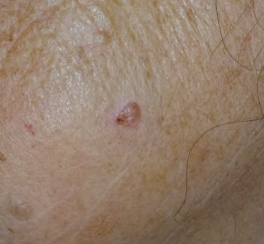
#> input picture notebooks/data_for_test/carcinome-1.PNG, 264 x 244 px; its folder holds only this picture in this run
$ jupyter execute smart2derma.ipynb   (shell and % lines are left out)   (older library calls are emulated)
#> lines starting #> are read from the running program, lines starting #| are printed output that depends on the picture
#> further down, img is the input picture: shape (244, 264, 3); mean B, G, R 107, 125.4, 147.8
# SMARTPHONE TO DERMATOSCOPE

Smartphones and dermatoscopes can both take pictures of skin, but they’re not playing in the same league. Here’s the breakdown in a chill, straightforward way:

## 📱 Smartphone

General-purpose camera – good for everyday photos, not optimized for skin structures.
Lighting – uses regular LED flash; not polarized, not consistent.
Magnification – digital zoom (basically cropping the image), so fine details get lost.
Image quality – depends on the model, but still limited for medical diagnosis.
Use case – casual tracking of a mole, sharing a photo with your dermatologist, teledermatology screening.

## 🔍 Dermatoscope

Specialized medical tool designed specifically for skin lesion examination.
Optics – true optical magnification (usually 10×) with high precision.
Lighting – polarized or non-polarized LED rings to remove reflection and reveal subsurface structures.
Detail level – shows pigment networks, vascular patterns, and other micro-features you’d never see with a phone alone.
Image consistency – standardised images that dermatologists trust for diagnosis and monitoring changes over time.
Use case – professional diagnosis, melanoma detection, clinical documentation.

## 📱➕🔍 Smartphone + Dermatoscope Adapters

There are dermatoscope lenses designed to clip onto a phone. These combine the convenience of a smartphone with dermatoscope-level lighting and magnification. Super handy for teledermatology or research.

# HAM10000

Here are the key facts and considerations about the HAM10000 dataset.

## 🧐 What it is

- HAM10000 stands for “Human Against Machine with 10000 training images”.
- It is a large collection of 10 015 dermatoscopic images of pigmented skin lesions, collected from multiple sources (Vienna, Austria and Queensland, Australia) over ~20 years.
-It covers a variety of lesion types (not just melanomas and nevi) — 7 diagnostic categories including melanocytic nevi (NV), melanoma (MEL), basal cell carcinoma (BCC), actinic keratoses / intraepithelial carcinoma (AKIEC), benign keratosis-like lesions (BKL), dermatofibroma (DF), vascular lesions (VASC).
- More than 50% of the lesions have histopathologic confirmation; the remainder follow-up or expert consensus.
- It is publicly available via the International Skin Imaging Collaboration (ISIC) archive under a research licence.

## 🎯 Why it's useful

- Because of its size, diversity (multiple populations, modalities) and variety of diagnostic classes, HAM10000 is a benchmark dataset for machine learning in skin lesion classification/detection.
- Many research papers have used HAM10000 for training and evaluation of CNNs, transfer learning, segmentation tasks, etc.

## ⚠️ Limitations and things to watch

- Although large, HAM10000 still has class imbalance (some lesion types are far more common than others) and bias in skin types and acquisition settings. For example: a recent study identified racial/skin tone bias in dermoscopy repositories (including HAM10000) because many images come from lighter skin types.
Wiley Online Library
- Because images were collected under dermoscopic conditions, they may not represent smartphone/clinical camera images; so if your target application is smartphone images, you may face domain mismatch.
- Metadata: although there is metadata (age, sex, site, diagnosis_confirm_type, etc.), some details of imaging conditions, zoom, exact dermoscope device, illumination may be missing or heterogeneous. E.g., “Zoom level can immensely affect the analysis… Since we have no information about it in the data …”
- As with any dataset, the ground truth is not perfect (in-vivo confocal, follow-up or expert consensus replaces biopsy sometimes) so one must be cautious when reporting performance.

## 🖼 Image Characteristics

- All images are dermoscopic, not smartphone.
- Size: roughly 450×600 px, JPEG.
- Mixed acquisition devices (several dermatoscopes, polarized / non-polarized).
- Colors are fairly consistent compared to smartphone pics but still show some variability (lighting, zoom, immersion fluid).

## 📊 HAM10000 — Class Distribution with Risk Levels

| Label | Meaning                                                             | Count | Risk Level |
|-------|----------------------------------------------------------------------|-------|------------|
| **NV**   | Melanocytic nevi                                                    | 6 705 | **Benign** |
| **MEL**  | Melanoma                                                            | 1 113 | **High-risk** |
| **BKL**  | Benign keratosis-like lesions (seborrheic keratosis, solar lentigo) | 1 099 | **Benign** |
| **AKIEC**| Actinic keratoses / intraepithelial carcinoma (Bowen’s disease)     | 327   | **Risky** (premalignant) |
| **BCC**  | Basal cell carcinoma                                                | 514   | **High-risk** (malignant but low metastatic risk) |
| **DF**   | Dermatofibroma                                                      | 115   | **Benign** |
| **VASC** | Vascular lesions (angiomas, hematomas, angiokeratomas)              | 142   | **Benign** |

The dataset is highly unbalanced.

## 📸 Can we transform a classic image into a dermatoscope image ?

It is possible to simulate a “dermoscopic” effect, but be careful:

This is only a visual effect. It does not provide any real dermoscopic diagnostic information and should not be used to make medical decisions under any circumstances.

## 🧰 How to do this, with what tools

We can use OpenCV for Python library (cv2)
https://docs.opencv.org/4.x/d6/d00/tutorial_py_root.html

It’s one of the most widely used libraries for:
- reading and writing images
- image processing (blur, contrast, color conversions, filters…)
- video processing
- drawing shapes, applying masks
- computer vision tasks (object detection, feature extraction, etc.)

How install OpenCV : pip install opencv-python

## ✨ We can use CLAHE functions.

**CLAHE** stands for **Contrast Limited Adaptive Histogram Equalization**.
It is an image-processing technique used to **enhance local contrast** while avoiding the excessive amplification of noise.

---

### 🔍 Why use CLAHE?

CLAHE makes small structures easier to see, especially in medical or low-contrast images.
It is useful for highlighting:

- pigment networks
- lesion borders
- subtle textures
- color variations

This makes it particularly relevant in dermoscopy or any task requiring fine detail visibility.

---

### 🧠 How CLAHE works

1. **Adaptive:**
   The image is divided into small tiles (e.g., 8×8).
   Each tile is enhanced independently.

2. **Histogram Equalization:**
   Each tile gets its own histogram adjustment, improving local contrast.

3. **Contrast Limited:**
   CLAHE clips the histogram using a *clip limit* to prevent over-contrasting and noise amplification.
   This is the "CL" in *Contrast Limited*.

---

### 🛠 CLAHE in OpenCV

```python
clahe = cv2.createCLAHE(clipLimit=2.0, tileGridSize=(8, 8))
L_eq = clahe.apply(L_channel)

## 🧩 Coding proposal for the image transformation function

### 📉 Graphical view of `smartphone_to_ham_like` pipeline

You can see the transformation steps as a simple processing pipeline:

```mermaid
flowchart LR
    A[📱 Input image<br>(BGR smartphone photo)] --> B[🔲 crop_center_square<br>Center crop to square]
    B --> C[📏 resize_image<br>Resize to out_size × out_size]
    C --> D[✨ apply_clahe_lab<br>Local contrast enhancement (CLAHE in LAB)]
    D --> E[🎯 apply_bilateral_filter<br>Edge-preserving smoothing]
    E --> F[🎨 boost_hsv<br>Increase saturation + brightness (HSV)]
    F --> G[📊 Output HAM-like image]
```

---

#### 🔁 Step-by-step summary

| Step | Function               | Role                                             | Input shape                  | Output shape                 |
|------|------------------------|--------------------------------------------------|------------------------------|------------------------------|
| 1    | `crop_center_square`   | Take the central square from the original image | `(H, W, 3)`                  | `(min(H, W), min(H, W), 3)` |
| 2    | `resize_image`         | Resize to a fixed square size                    | square image                 | `(out_size, out_size, 3)`   |
| 3    | `apply_clahe_lab`      | Improve local contrast in LAB color space        | `(out_size, out_size, 3)`    | same                        |
| 4    | `apply_bilateral_filter` | Smooth noise while preserving edges            | `(out_size, out_size, 3)`    | same                        |
| 5    | `boost_hsv`            | Boost saturation and brightness in HSV          | `(out_size, out_size, 3)`    | same                        |

The function `smartphone_to_ham_like` just chains these steps:

```
Input image
    → crop_center_square
    → resize_image
    → apply_clahe_lab
    → apply_bilateral_filter
    → boost_hsv
    → Output HAM-like image
```

[cell 1]
import cv2
import numpy as np


def crop_center_square(img: np.ndarray) -> np.ndarray:
    """
    Crop an image to a centered square based on its shortest side.

    Args:
        img (np.ndarray): Input BGR image.

    Returns:
        np.ndarray: Center-cropped square image.
    """
    height, width = img.shape[:2]
    side = min(height, width)
    y0 = (height - side) // 2
    x0 = (width - side) // 2
    return img[y0:y0 + side, x0:x0 + side].copy()


def resize_image(img: np.ndarray, out_size: int) -> np.ndarray:
    """
    Resize an image to a square of size (out_size × out_size)
    using area interpolation (recommended for downscaling).

    Args:
        img (np.ndarray): Input BGR image.
        out_size (int): Target width/height in pixels.

    Returns:
        np.ndarray: Resized image.
    """
#> called with out_size = 300
    return cv2.resize(img, (out_size, out_size),
                      interpolation=cv2.INTER_AREA)
#> returned value: shape (300, 300, 3)


def apply_clahe_lab(img: np.ndarray,
                    clip_limit: float = 2.0,
                    tile_grid: tuple = (8, 8)) -> np.ndarray:
    """
    Apply local contrast enhancement using CLAHE on the L channel
    of the LAB color space.

    Args:
        img (np.ndarray): Input BGR image.
        clip_limit (float): Controls max contrast amplification.
        tile_grid (tuple): Size of local regions for equalization.

    Returns:
        np.ndarray: Contrast-enhanced image in BGR.
    """
#> called with clip_limit = 2, tile_grid = (8, 8)
    lab = cv2.cvtColor(img, cv2.COLOR_BGR2LAB)
#> lab: shape (300, 300, 3); mean of channels 0, 1, 2 138.6, 133.8, 141.3
    l_channel, a_channel, b_channel = cv2.split(lab)
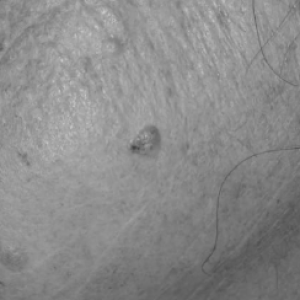
#> l_channel: shape (300, 300); min 66, max 199, mean 138.6
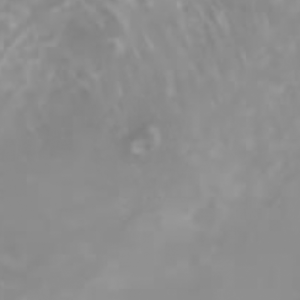
#> b_channel: shape (300, 300); min 127, max 157, mean 141.3

    clahe = cv2.createCLAHE(clipLimit=clip_limit,
                            tileGridSize=tile_grid)
    l_enhanced = clahe.apply(l_channel)
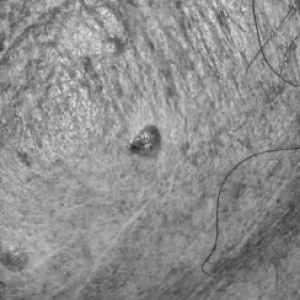
#> l_enhanced: shape (300, 300); min 43, max 225, mean 141.6

    lab_enhanced = cv2.merge((l_enhanced, a_channel, b_channel))
#> lab_enhanced: shape (300, 300, 3); mean of channels 0, 1, 2 141.6, 133.8, 141.3
    return cv2.cvtColor(lab_enhanced, cv2.COLOR_LAB2BGR)


def apply_bilateral_filter(
    img: np.ndarray,
    diameter: int = 9,
    sigma_color: float = 75,
    sigma_space: float = 75
) -> np.ndarray:
    """
    Apply a bilateral filter to reduce noise while preserving edges.

    This filter is different from Gaussian blur:
    - Gaussian blur smooths everything, including edges.
    - Bilateral filter smooths uniform regions (skin, background)
      *but keeps edges sharp* (lesion borders, hair structures).

    Args:
        img (np.ndarray): Input BGR image.
        diameter (int): Pixel neighborhood diameter.
        sigma_color (float): Filter sigma in color space.
        sigma_space (float): Filter sigma in spatial space.

    Returns:
        np.ndarray: Edge-preserving smoothed image.
    """
#> called with diameter = 9, sigma_color = 75, sigma_space = 75
    return cv2.bilateralFilter(
        img,
        d=diameter,
        sigmaColor=sigma_color,
        sigmaSpace=sigma_space
    )


def boost_hsv(
    img: np.ndarray,
    sat_factor: float = 1.2,
    val_factor: float = 1.05
) -> np.ndarray:
    """
    Increase saturation and brightness in HSV space
    while keeping hue unchanged.

    Args:
        img (np.ndarray): Input BGR image.
        sat_factor (float): Multiplicative factor for saturation.
        val_factor (float): Multiplicative factor for brightness.

    Returns:
        np.ndarray: Color-enhanced image in BGR.
    """
#> called with sat_factor = 1.2, val_factor = 1.05
    hsv = cv2.cvtColor(img, cv2.COLOR_BGR2HSV).astype(np.float32)
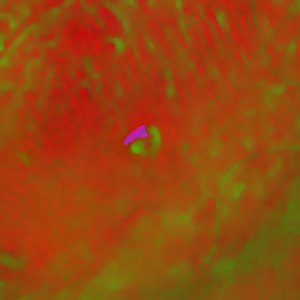
#> hsv: shape (300, 300, 3) float32; mean B, G, R 13.9, 70.7, 151.7
    h_channel, s_channel, v_channel = cv2.split(hsv)
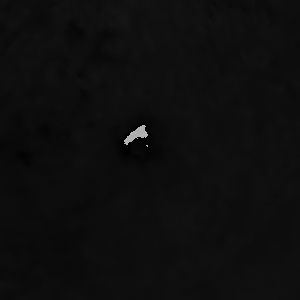
#> h_channel: shape (300, 300) float32; min 0, max 179, mean 13.9
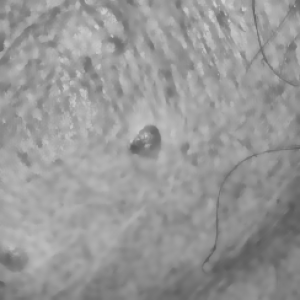
#> v_channel: shape (300, 300) float32; min 89, max 210, mean 151.7

    s_channel *= sat_factor
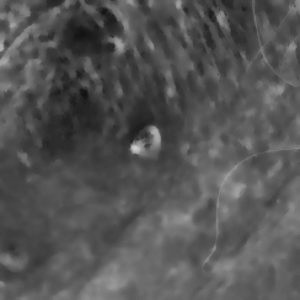
#> s_channel: shape (300, 300) float32; min 16.8, max 207.6, mean 84.9
    v_channel *= val_factor

    s_channel = np.clip(s_channel, 0, 255)
    v_channel = np.clip(v_channel, 0, 255)

    hsv_boosted = cv2.merge(
        (h_channel, s_channel, v_channel)
    ).astype(np.uint8)
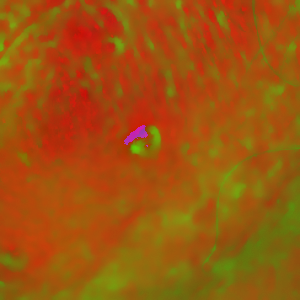
#> hsv_boosted: shape (300, 300, 3); mean B, G, R 13.9, 84.5, 158.8

    return cv2.cvtColor(hsv_boosted, cv2.COLOR_HSV2BGR)
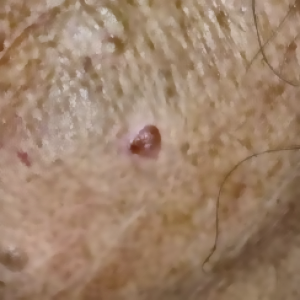
#> returned value: shape (300, 300, 3); mean B, G, R 107.1, 130.3, 158.8

def smartphone_to_ham_like(img: np.ndarray,
                           out_size: int = 512) -> np.ndarray:
    """
    Convert a smartphone image into a visually HAM10000-like version.
    This includes:
    - square cropping
    - resizing
    - contrast enhancement (CLAHE)
    - bilateral smoothing
    - HSV-based color/brightness boost

    Args:
        img (np.ndarray): Input BGR image.
        out_size (int): Output image size in pixels.

    Returns:
        np.ndarray: Processed BGR image.
    """
    img_cropped = crop_center_square(img)
    img_resized = resize_image(img_cropped, out_size)
    img_contrast = apply_clahe_lab(img_resized)
    img_smooth = apply_bilateral_filter(img_contrast)
    img_boosted = boost_hsv(img_smooth)
    return img_boosted

### 📚 Lexicon of OpenCV Functions Used

- **cv2.resize()**
  Resizes the image to a fixed output size (out_size × out_size).

- **cv2.cvtColor()**
  Converts between color spaces (BGR ↔ LAB ↔ HSV).
  Used for CLAHE (LAB) and color boosting (HSV).

- **cv2.split()**
  Splits the image into separate channels (L/A/B or H/S/V).

- **cv2.merge()**
  Merges multiple channels back into one image.

- **cv2.createCLAHE()**
  Creates a CLAHE algorithm for adaptive contrast enhancement.

- **clahe.apply()**
  Applies CLAHE to the L (luminance) channel.

- **cv2.bilateralFilter()**
  Smooths the image while preserving edges, giving a cleaner, more “optical” look.

## 🧩 Explanation of the function call `smartphone_to_ham_like(img, out_size=512)`

### Function signature
smartphone_to_ham_like(img: np.ndarray, out_size: int = 512) -> np.ndarray

## 1️⃣ Parameters

### 1. `img`
- Type: np.ndarray
- Description:
  The input image to be transformed. It must be a NumPy array in OpenCV BGR format.
- Shape: (H, W, 3)
- Purpose:
  Represents the smartphone photo you want to convert into a HAM10000-like dermoscopic image.

### 2. `out_size`
- Type: int
- Default: 512
- Description:
  Defines the final size of the output image.
  The output will be out_size × out_size pixels.
- Why it matters:
  Ensures compatibility with deep-learning input sizes (e.g. EfficientNet-B3 → 300).

## 2️⃣ Returned value
- Type: np.ndarray
- Shape: (out_size, out_size, 3)
- Format: BGR
- Meaning:
  The processed image visually adjusted to resemble a HAM10000 dermoscopic image.

## Final test

### 📊 Evaluation Pipeline — Side‑by‑Side Comparison + Analysis

This cell explains the evaluation code used to compare original smartphone images with HAM‑like transformed images.

It processes all PNG files in `data_for_test/`, displays:
- the original image
- the transformed image
- a textual analysis (contrast, saturation, smoothing)

---

### 🛠 Pipeline Overview

```mermaid
flowchart LR
    A[📁 Load PNG files<br>from data_for_test/] --> B[📥 cv2.imread<br>Load each image (BGR)]
    B --> C[🔄 smartphone_to_ham_like<br>Apply full preprocessing pipeline]
    C --> D[🧮 describe_changes<br>Compute metrics]
    D --> E[📊 Display results<br>3‑column grid]
```

---

### 🧠 What each block does

#### 🔹 1. Loading images
```python
img = cv2.imread(path)
```
- Reads a PNG file
- Returns a NumPy array `(H, W, 3)`
- Color format: **BGR** (OpenCV default)
- Stored in `imgs_original`

---

#### 🔹 2. Transformation
```python
transformed = smartphone_to_ham_like(img, out_size=300)
```
Applies your full pipeline:
- crop → resize → CLAHE → smoothing → HSV boost
- Output stored in `imgs_transformed`

---

#### 🔹 3. Analysis
`describe_changes(original, transformed)` computes:

| Metric | How it is computed | Meaning |
|--------|--------------------|---------|
| Size | `shape` | Ensures resize is correct |
| Contrast | `std()` | Higher std → more contrast |
| Saturation | Mean of HSV S channel | Detects color boost |
| Noise/Edges | `Laplacian(...).var()` | Lower variance → more smoothing |

---

#### 🔹 4. Display
A grid of **three columns × N rows**:

| Original | Transformed | Analysis |
|----------|-------------|----------|

Uses:
```python
plt.imshow(cv2.cvtColor(img, cv2.COLOR_BGR2RGB))
```
to convert BGR → RGB for correct visualization.

---

### 📌 Final structure of the display loop

```
for each image:
    col 1 → original
    col 2 → transformed
    col 3 → analysis text
```

---

### 🧾 Summary

This evaluation cell allows you to:
- visually inspect each transformation step
- verify contrast and saturation enhancements
- quantify smoothing
- confirm dimensional consistency
- ensure pipeline quality before training EfficientNet

[cell 2]
import cv2
import numpy as np
import matplotlib.pyplot as plt
import os

# -----------------------------
# Helper: textual analysis
# -----------------------------
def describe_changes(original, transformed):
    analysis = []

    # 1. Size change
    analysis.append(f"Output size: {transformed.shape[0]}x{transformed.shape[1]}")

    # 2. Contrast
    orig_contrast = original.std()
    trans_contrast = transformed.std()
    analysis.append(
        f"Contrast increased: {trans_contrast > orig_contrast} "
        f"(orig={orig_contrast:.2f}, new={trans_contrast:.2f})"
    )

    # 3. Color / saturation
    orig_sat = cv2.cvtColor(original, cv2.COLOR_BGR2HSV)[:,:,1].mean()
    trans_sat = cv2.cvtColor(transformed, cv2.COLOR_BGR2HSV)[:,:,1].mean()
    analysis.append(
        f"Saturation boosted: {trans_sat > orig_sat} "
        f"(orig={orig_sat:.2f}, new={trans_sat:.2f})"
    )

    # 4. Smoothing
    orig_noise = cv2.Laplacian(original, cv2.CV_64F).var()
    trans_noise = cv2.Laplacian(transformed, cv2.CV_64F).var()
    analysis.append(
        f"Smoothing applied: {trans_noise < orig_noise} "
        f"(orig={orig_noise:.2f}, new={trans_noise:.2f})"
    )

    return "\n".join(analysis)


# -----------------------------
# Load test images
# -----------------------------
folder = "data_for_test"
image_files = [f for f in os.listdir(folder) if f.lower().endswith(".png")]
image_files = sorted(image_files)  # for reproducibility

imgs_original = []
imgs_transformed = []

for file in image_files:
    img = cv2.imread(os.path.join(folder, file))
    imgs_original.append(img)

    # Apply your transformation
    transformed = smartphone_to_ham_like(img, out_size=300)
    imgs_transformed.append(transformed)


# -----------------------------
# Display results (3 columns)
# -----------------------------

rows = len(imgs_original)
#> rows = 1
plt.figure(figsize=(16, 5 * rows))

for i in range(rows):

    # Column 1 → original image
    plt.subplot(rows, 3, i*3 + 1)
    plt.imshow(cv2.cvtColor(imgs_original[i], cv2.COLOR_BGR2RGB))
    plt.title(f"Original\n{image_files[i]}")
    plt.axis("off")

    # Column 2 → transformed image
    plt.subplot(rows, 3, i*3 + 2)
    plt.imshow(cv2.cvtColor(imgs_transformed[i], cv2.COLOR_BGR2RGB))
    plt.title("Transformed (HAM-like)")
    plt.axis("off")

    # Column 3 → analysis
    plt.subplot(rows, 3, i*3 + 3)
    plt.text(
        0.0, 0.5,
        describe_changes(imgs_original[i], imgs_transformed[i]),
        fontsize=12,
        family="monospace"
    )
    plt.title("Analysis")
    plt.axis("off")
#> this loop made 1 pass
#> (orig_contrast in describe_changes, trans_contrast in describe_changes, orig_sat in describe_changes, trans_sat in describe_changes, orig_noise in describe_changes, trans_noise in describe_changes) on pass 1: (25.86, 31.08, 72.02, 85.25, 145.9, 54.49)

plt.tight_layout()
plt.show()
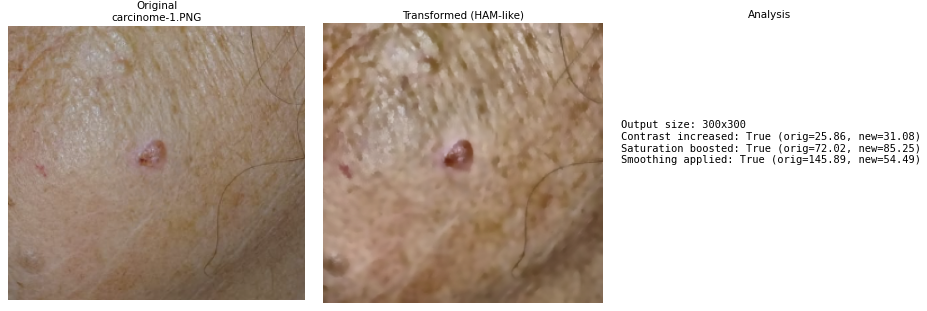
#> figure drawn by matplotlib, 2 panels

# -----------------------------
# Save transformed images
# -----------------------------
output_folder = "data_for_test_transformed"
os.makedirs(output_folder, exist_ok=True)

for file, transformed_img in zip(image_files, imgs_transformed):
    out_path = os.path.join(output_folder, f"transformed_{file}")
    cv2.imwrite(out_path, transformed_img)
#> this loop made 1 pass
#> file on pass 1: 'carcinome-1.PNG'

print(f"Saved {len(imgs_transformed)} transformed images to '{output_folder}'")
#| Saved 1 transformed images to 'data_for_test_transformed'

$ run again, on notebooks/data_for_test/carcinome-2.PNG
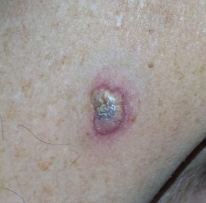
#> input picture notebooks/data_for_test/carcinome-2.PNG, 206 x 203 px
#> img is the input picture: shape (203, 206, 3); mean B, G, R 146.8, 149.9, 157.1
#> lab: shape (300, 300, 3); mean of channels 0, 1, 2 159.4, 130.2, 130.6
#> lab_enhanced: shape (300, 300, 3); mean of channels 0, 1, 2 161, 130.2, 130.6
#> in boost_hsv, `return cv2.cvtColor(hsv_boosted, cv2.COLOR_HSV2BGR)`:
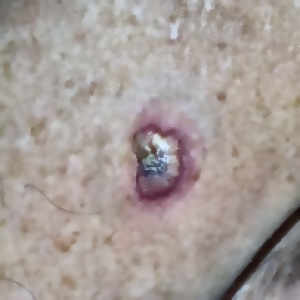
#> returned value: shape (300, 300, 3); mean B, G, R 153.3, 157.1, 166.4
#> rows = 1
#> the loop `for i in range(rows):` made 1 pass
#> (orig_contrast in describe_changes, trans_contrast in describe_changes, orig_sat in describe_changes, trans_sat in describe_changes, orig_noise in describe_changes, trans_noise in describe_changes) on pass 1: (26.32, 26.84, 20.68, 24.74, 170.5, 49.2)
#> `plt.show()`:
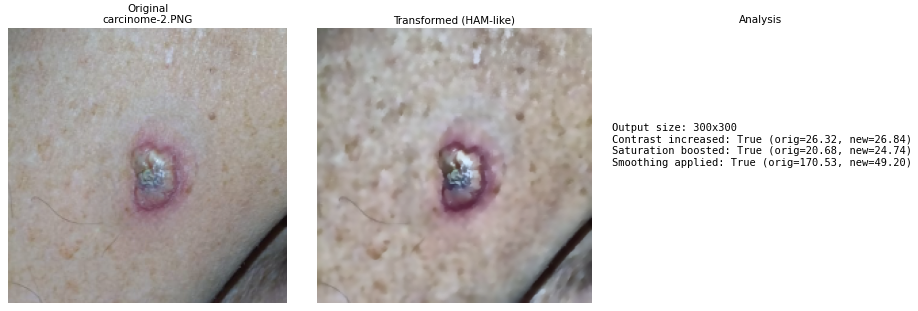
#> figure drawn by matplotlib, 2 panels
#> the loop `for file, transformed_img in zip(image_files, imgs_transformed):` made 1 pass
#> file on pass 1: 'carcinome-2.PNG'
#| Saved 1 transformed images to 'data_for_test_transformed'
